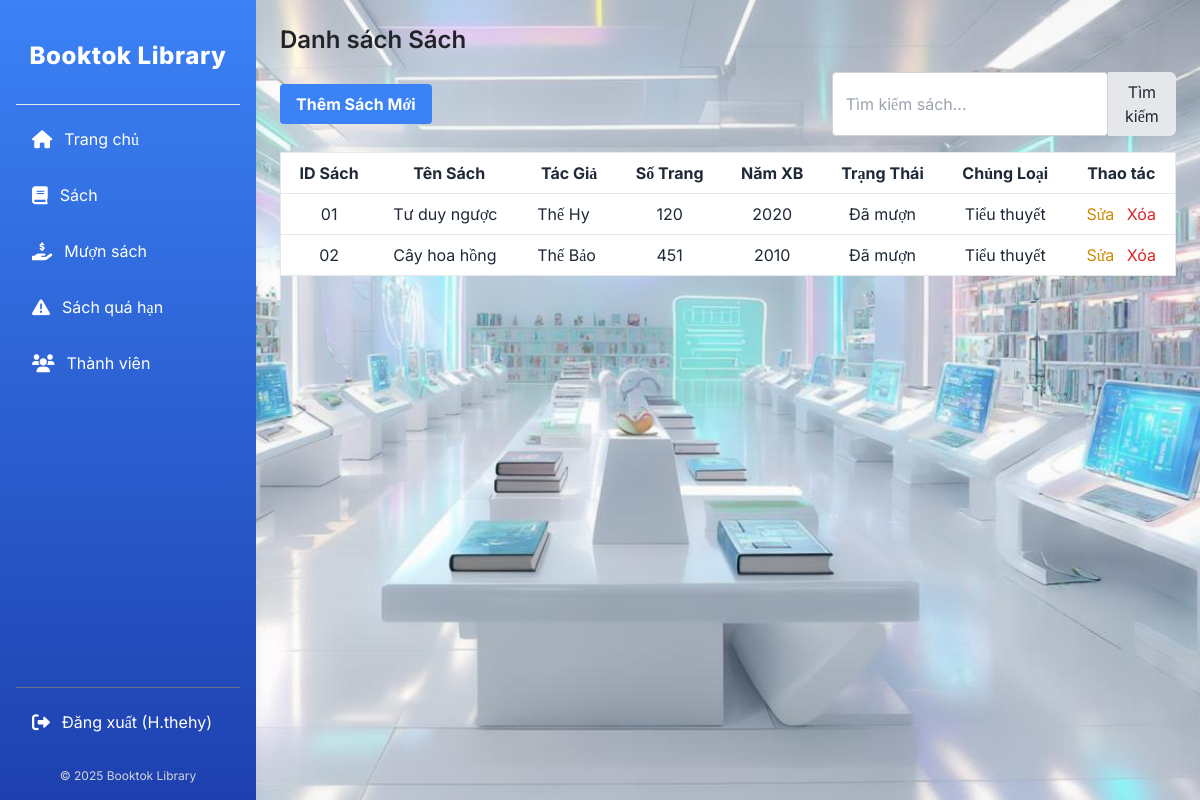
The page /library/books/ (signed in) on the database as committed earlier.
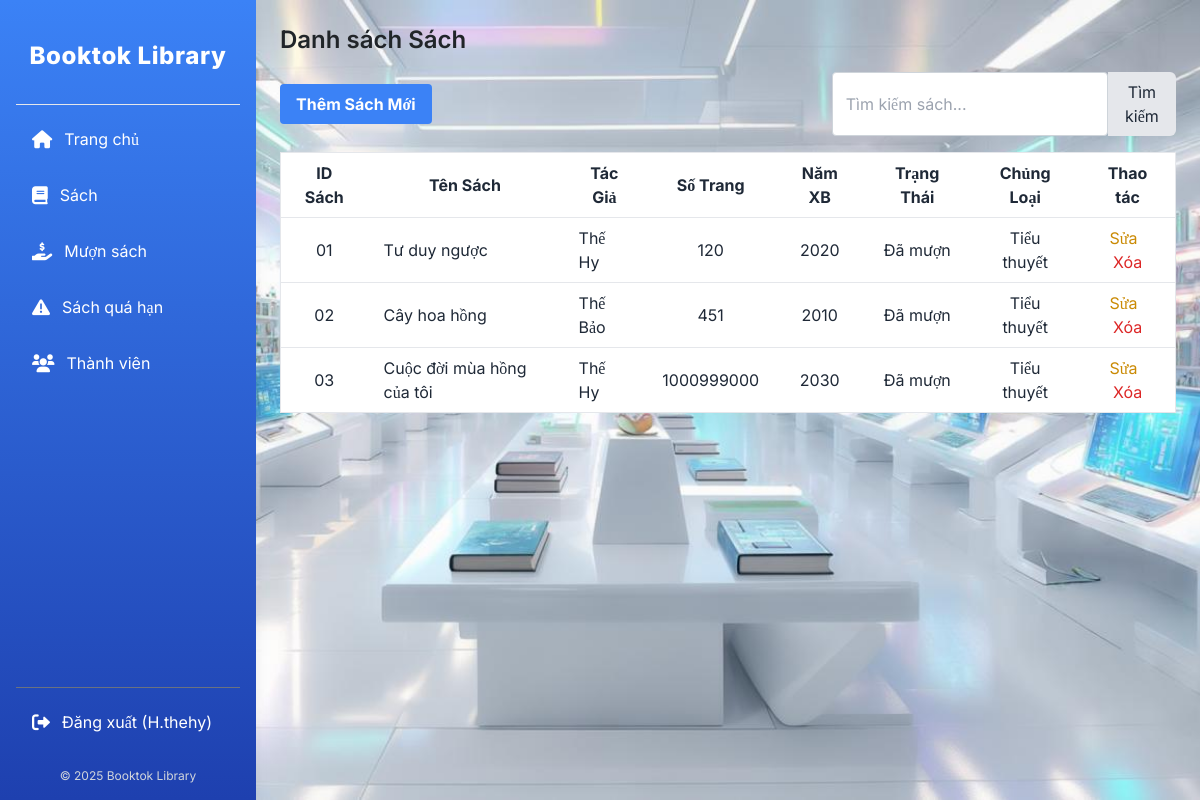
The same page on the database as committed later.
### src/library/models.py (models this page shows, shortened)
class Book(models.Model):
    STATUS_CHOICES = [
        (0, 'Có sẵn'),
        (1, 'Đã mượn'),
        (2, 'Trạng thái khác'),
    ]
    CATEGORY_CHOICES = [
        ('TIEU_THUYET', 'Tiểu thuyết'),
        ('GIAO_KHOA', 'Giáo khoa'),
        ('KHOA_HOC', 'Khoa học'),
    ]
    book_id = models.CharField(max_length=20, unique=True, verbose_name="ID Sách") # ID của quyển sách, phải là duy nhất
    title = models.CharField(max_length=255, verbose_name="Tên Sách") # Tên sách
    author = models.CharField(max_length=255, verbose_name="Tác Giả") # Tác giả
    pages = models.IntegerField(verbose_name="Số Trang") # Số trang
    publication_year = models.IntegerField(verbose_name="Năm Xuất Bản") # Năm xuất bản
    status = models.IntegerField(choices=STATUS_CHOICES, default=0, verbose_name="Trạng Thái Sách") # Trạng thái sách
    category = models.CharField(max_length=50, choices=CATEGORY_CHOICES, verbose_name="Chủng Loại Sách") # Chủng loại sách
    class Meta:
        verbose_name = "Sách"
        verbose_name_plural = "Sách"

### src/library/views.py (the view)
# urls.py: path('books/', views.book_list, name='book_list'), # Danh sách sách
@login_required
def book_list(request):
    books = Book.objects.all() # Lấy tất cả sách từ cơ sở dữ liệu
    return render(request, 'library/book_list.html', {'books': books})

### src/templates/library/book_list.html (shortened to what this page needs)
{% extends "library/base.html" %}
{% block content %}
<h2 class="text-2xl font-semibold mb-4">Danh sách Sách</h2>
<div class="flex justify-between items-center mb-4">
    <a href="{% url 'book_create' %}" class="bg-blue-500 hover:bg-blue-700 text-white font-bold py-2 px-4 rounded">Thêm Sách Mới</a>
    <form action="{% url 'book_search' %}" method="get" class="flex">
        <input type="text" name="q" placeholder="Tìm kiếm sách..." class="border p-2 rounded-l-md" value="{{ query }}">
        <button type="submit" class="bg-gray-200 hover:bg-gray-300 p-2 rounded-r-md">Tìm kiếm</button>
    </form>
</div>
<div class="overflow-x-auto">
    <table class="min-w-full bg-white border border-gray-200">
        <thead>
            <tr>
                <th class="py-2 px-4 border-b">ID Sách</th>
                <th class="py-2 px-4 border-b">Tên Sách</th>
                <th class="py-2 px-4 border-b">Tác Giả</th>
                <th class="py-2 px-4 border-b">Số Trang</th>
                <th class="py-2 px-4 border-b">Năm XB</th>
                <th class="py-2 px-4 border-b">Trạng Thái</th>
                <th class="py-2 px-4 border-b">Chủng Loại</th>
                <th class="py-2 px-4 border-b">Thao tác</th>
            </tr>
        </thead>
        <tbody>
            {% for book in books %}
            <tr>
                <td class="py-2 px-4 border-b text-center">{{ book.book_id }}</td>
                <td class="py-2 px-4 border-b">{{ book.title }}</td>
                <td class="py-2 px-4 border-b">{{ book.author }}</td>
                <td class="py-2 px-4 border-b text-center">{{ book.pages }}</td>
                <td class="py-2 px-4 border-b text-center">{{ book.publication_year }}</td>
                <td class="py-2 px-4 border-b text-center">
                    {% if book.status == 0 %}Có sẵn{% elif book.status == 1 %}Đã mượn{% else %}Khác{% endif %}
                </td>
                <td class="py-2 px-4 border-b text-center">{{ book.get_category_display }}</td>
                <td class="py-2 px-4 border-b text-center">
                    <a href="{% url 'book_update' book.pk %}" class="text-yellow-600 hover:text-yellow-800 mr-2">Sửa</a>
                    <a href="{% url 'book_delete' book.pk %}" class="text-red-600 hover:text-red-800">Xóa</a>
                </td>
            </tr>
            {% empty %}
            <tr>
                <td colspan="8" class="py-4 text-center text-gray-500">Không có sách nào.</td>
            </tr>
            {% endfor %}
        </tbody>
    </table>
</div>
{% endblock %}

### src/templates/library/base.html (shortened to what this page needs)
{% load static %}
<!DOCTYPE html>
<html lang="en">
<head>
    <script src="https://cdn.tailwindcss.com"></script>
    <link rel="stylesheet" href="{% static 'main.css' %}">
    <link rel="stylesheet" href="https://cdnjs.cloudflare.com/ajax/libs/font-awesome/6.0.0-beta3/css/all.min.css">
</head>
<body class="bg-gray-100 min-h-screen font-[Inter] text-gray-800" x-data="{ sidebarOpen: false }">
    <div class="flex min-h-screen">
        {% include 'library/sidebar.html' %}
        <div class="flex-1 flex flex-col md:ml-64">
            <main class="flex-grow container mx-auto p-6">
                {% block content %}{% endblock %}
            </main>
        </div>
    </div>
</body>
</html>

### src/templates/library/sidebar.html (shortened to what this page needs)
<aside class="w-64 bg-gradient-to-b from-blue-500 to-blue-800 text-white flex flex-col p-4 h-screen fixed left-0 top-0 shadow-lg z-1000">
    <div class="text-2xl font-extrabold text-center mb-8 mt-6 tracking-wide">
        <a href="{% url 'index' %}" class="hover:opacity-80 transition duration-300">Booktok Library</a>
    </div>
    <nav class="flex-grow">
        <ul class="space-y-3">
            <hr class="border-white-500">
            <li>
                <a href="{% url 'index' %}" class="flex items-center px-4 py-2 rounded-md hover:bg-blue-900 hover:pl-6 transition-all duration-300">
                    <i class="fas fa-home mr-3 text-lg"></i>
                    <span class="text-base">Trang chủ</span>
                </a>
            </li>
            <li>
                <a href="{% url 'book_list' %}" class="flex items-center px-4 py-2 rounded-md hover:bg-blue-900 hover:pl-6 transition-all duration-300">
                    <i class="fas fa-book mr-3 text-lg"></i>
                    <span class="text-base">Sách</span>
                </a>
            </li>
            <li>
                <a href="{% url 'borrow_book' %}" class="flex items-center px-4 py-2 rounded-md hover:bg-blue-900 hover:pl-6 transition-all duration-300">
                    <i class="fas fa-hand-holding-usd mr-3 text-lg"></i>
                    <span class="text-base">Mượn sách</span>
                </a>
            </li>
            <li>
                <a href="{% url 'overdue_books' %}" class="flex items-center px-4 py-2 rounded-md hover:bg-blue-900 hover:pl-6 transition-all duration-300">
                    <i class="fas fa-exclamation-triangle mr-3 text-lg"></i>
                    <span class="text-base">Sách quá hạn</span>
                </a>
            </li>
            <li>
                <a href="{% url 'member_list' %}" class="flex items-center px-4 py-2 rounded-md hover:bg-blue-900 hover:pl-6 transition-all duration-300">
                    <i class="fas fa-users mr-3 text-lg"></i>
                    <span class="text-base">Thành viên</span>
                </a>
            </li>
        </ul>
    </nav>
    <div class="mt-auto">
        <ul class="space-y-3 mt-4">
            <hr class="border-gray-500">
            {% if user.is_authenticated %}
                <li>
                    <a href="{% url 'logout' %}" class="flex items-center px-4 py-2 rounded-md hover:bg-blue-900 hover:pl-6 transition-all duration-300">
                        <i class="fas fa-sign-out-alt mr-3 text-lg"></i>
                        <span class="text-base">Đăng xuất ({{ user.username }})</span>
                    </a>
                </li>
            {% endif %}
        </ul>
        <div class="text-center text-xs text-gray-300 mt-6">
            <p>&copy; 2025 Booktok Library</p>
        </div>
    </div>
</aside>

### src/static/main.css (style rules this page uses)
body { font-family: Arial, sans-serif; margin: 0; padding: 0; background-image: url('images/bg1.jpg'); background-size: cover; background-repeat: no-repeat; background-position: center; background-attachment: fixed; }
a { color: #007bff; text-decoration: none; transition: color 0.2s ease-in-out; }
h1, h2, h3, h4, h5, h6 { color: #212529; margin-top: 0; margin-bottom: 0.5rem; }
input[type="text"], input[type="number"], input[type="date"], select, textarea { border: 1px solid #ced4da; padding: 0.6rem 0.8rem; border-radius: 0.25rem; font-size: 1rem; color: #495057; transition: border-color 0.2s ease-in-out, box-shadow 0.2s ease-in-out; width: 100%; box-sizing: border-box; }
.text-center { text-align: center; }

Rows that differ between the two databases and show on the page:
added Book: book_id "03", title "Cuộc đời mùa hồng của tôi", author "Thế Hy", pages "1000999000", publication_year "2030", status "Đã mượn", category "Tiểu thuyết"
